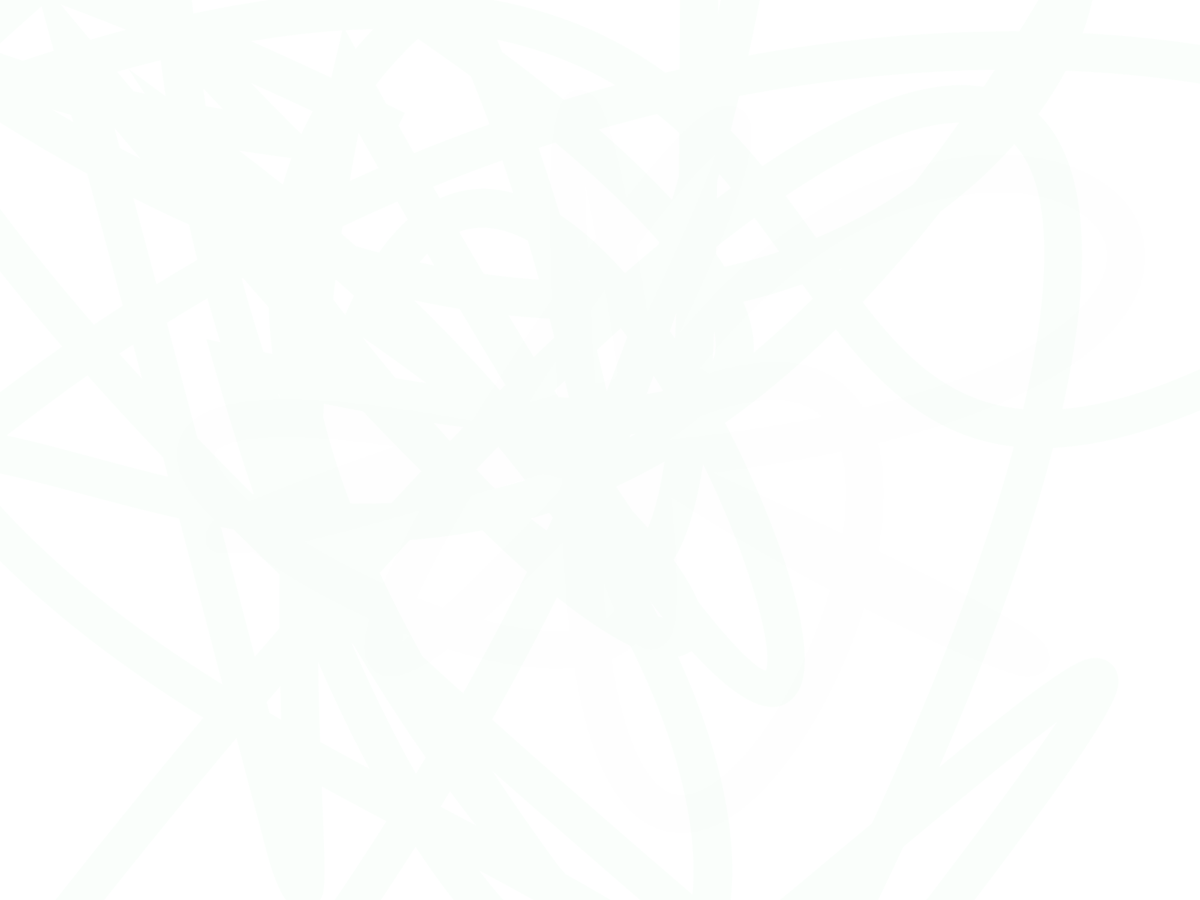
Frame 1 (no input)
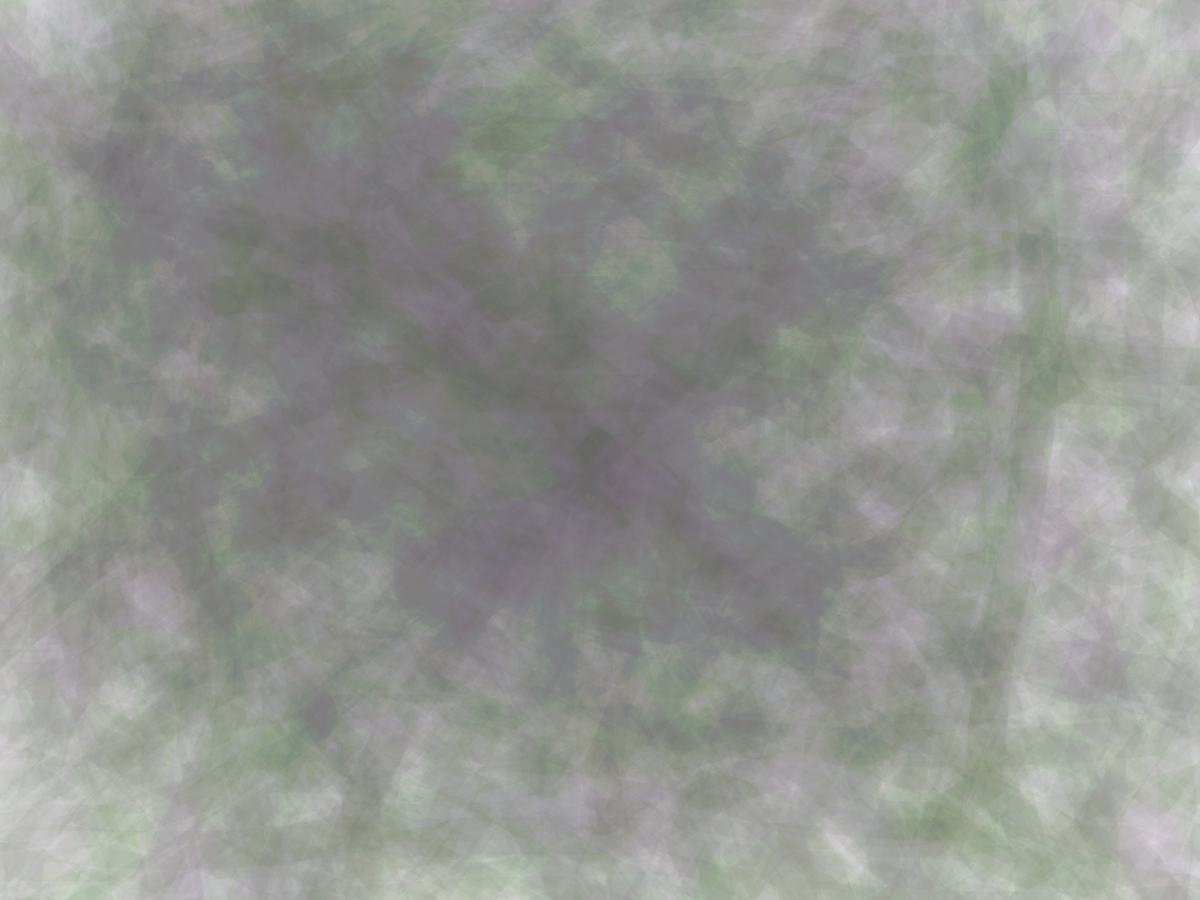
Frame 60 (the mouse pressed at the canvas centre just before this capture)
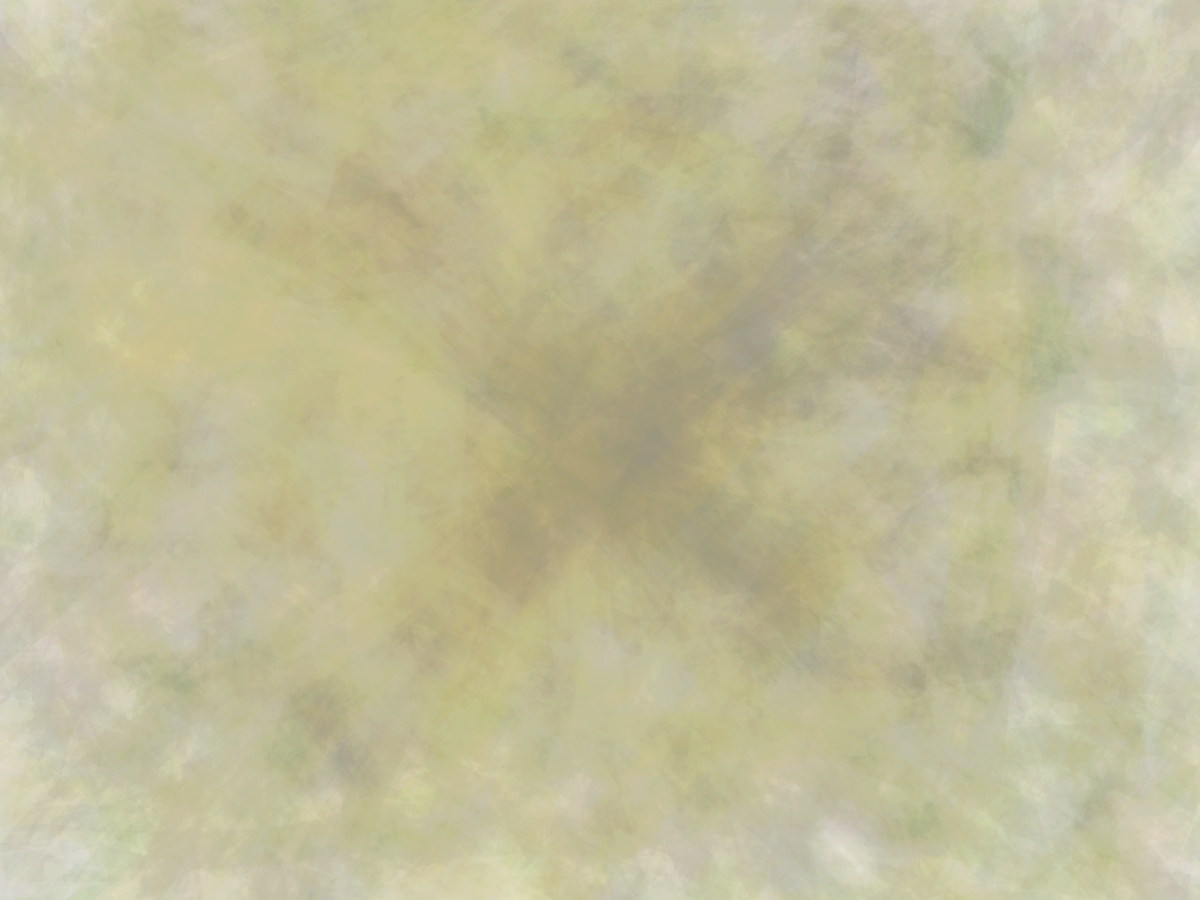
Frame 120 (the mouse held since frame 60 and released just before this capture)

The Processing sketch that drew these frames (run headless with seeded random() and noise(); from frame 60 on, the mouse is pressed at the canvas centre):

// Processing sketch: washyfullrainbow
// ── washyfullrainbow.pde
int SIZE;
Scribbler s1, s2,s3;
int baset, tvar;
int SW;
int count;

void mousePressed(){
  //background(color(0,100,100, 1));
  s2.white();
}

class Scribbler {
  float x1, y1, x2,y2;
  int slope;
  int r;
  color c, prevc;
  int tr;
  color[] colours;
  int cindex;

  Scribbler(float x1, float y1, int r, int s) {
    this.x1 = 0;
    this.y1 = y1;
    this.slope = s;
    this.r = r;
    this.tr = baset + int(random(-tvar, tvar));
    this.colours = new color[] {color(0,100,75),color(0,75,100)};
    this.cindex = 0;
    getNextColour();
  }
  
  void white(){
    c = color(255);
  }
  
  void getNextColour(){
    prevc = c;
    c = color(random(255),random(255),random(255));
  }
  void move(){
    x2 = random(0, width);

    y2 = y1 + random(-r,r);
    

      if(count++%50 == 0){
            getNextColour();
            strokeWeight(random(25,100));
      }
      
    

    if(y2 >= SIZE || y2 <= 0){
      y2 = random(0, height);
    }
  }
  
  void setTransparency() {
    tr = baset + int(random(-tvar, tvar));  
    stroke(c, tr);
  }
  
  void scribble() {
    setTransparency();
    move();
    drawSwoosh();
  }
  
  void drawSwoosh(){
    noFill();
    float n;
   
      
     n = random(2,9);  
      
    float x= x1+random(-r,r);
    float y=y1+random(-r,r);

   x1 = width*0.5;
   y1 = height*0.5;
   beginShape();
 
  vertex(x1, y1);
  
  for(int i = 0; i < n; i++){

      bezierVertex(getPoint(x1,r), getPoint(y1,r),getPoint(x1,r), getPoint(y1,r),getPoint(x1,r), getPoint(y1,r));
  }    for(int i = 0; i < n; i++){

      bezierVertex(getPoint(x1,r), getPoint(y1,r),getPoint(x1,r), getPoint(y1,r),getPoint(x1,r), getPoint(y1,r));
  }for(int i = 0; i < n; i++){

  
    bezierVertex(getPoint(x1,r), getPoint(y1,r),getPoint(x1,r), getPoint(y1,r),random(SIZE), random(SIZE));
    }
    
  
    endShape();
beginShape();
  vertex(x1, y1);
  stroke(0,1);

int sm = 30;
for(int i = 0; i < n; i++){

  
    bezierVertex(getPoint(x1,r), getPoint(y1,r),getPoint(x1,r), getPoint(y1,r),x1+random(0-sm,sm), y1+random(0-sm,sm));
    }
    
endShape();

    y1 = y2;
  }
  
  int getPoint(float c, int r){
    int q = width;
  return int(c) + int(random(0-q,q));
}

}


void setup() {
  fullScreen();
  SW = 45;
  SIZE = 600;
  strokeCap(SQUARE);
  //surface.setSize(SIZE, SIZE);
  background(255);
  count = 0;

  strokeWeight(SW);
  baset = 6;
  tvar = 4;
  s2 = new Scribbler(random(width), random(height), width, 5);

}

void draw() {
    s2.scribble();
}
